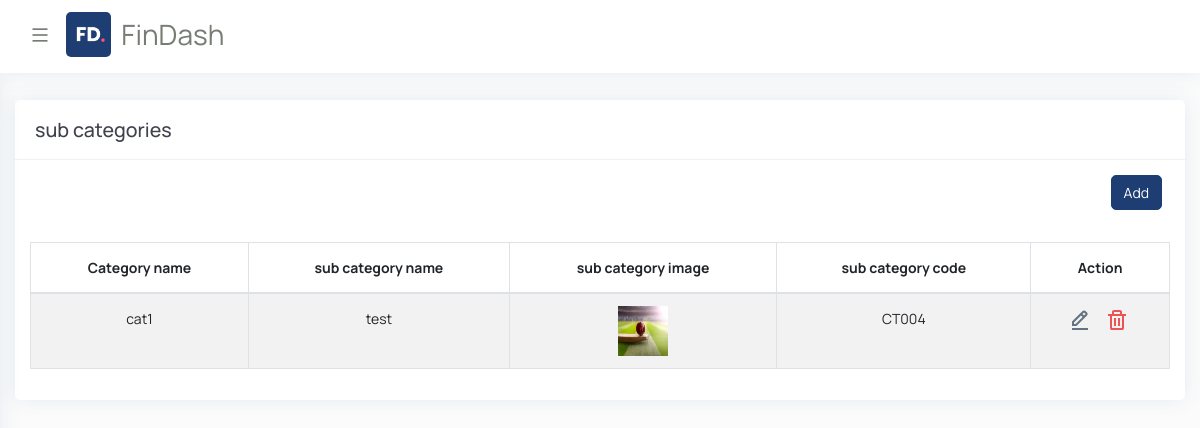
/show_subcategory/, run on the app's committed database.
### demo_admin/models.py (models this page shows)
class Sub_Category(models.Model):
    category_id=models.ForeignKey(Category,on_delete=models.SET_NULL,null=True,blank=True)
    sub_category_name=models.CharField(max_length=10,null=True,blank=True)
    sub_category_image=models.ImageField(upload_to='images',null=True,blank=True)
    sub_category_code=models.CharField(max_length=10,null=True,blank=True)
    created_at=models.DateTimeField(default=timezone.now)
    updated_at=models.DateTimeField(default=timezone.now)

class Category(models.Model):
    category_name=models.CharField(max_length=10,null=True,blank=True)
    category_image=models.ImageField(upload_to='images',null=True,blank=True)
    category_code=models.CharField(max_length=10,null=True,blank=True)
    created_at=models.DateTimeField(default=timezone.now)
    updated_at=models.DateTimeField(default=timezone.now)

### demo_admin/views.py (the view)
# urls.py: path('show_subcategory/', views.show_subcategory, name='show_subcategory'),
def show_subcategory(request):
    data=Sub_Category.objects.all()
    context={'data':data}
    return render(request,'admin_template/sub_category/show_subcategory.html',context)

### templates/admin_template/sub_category/show_subcategory.html (shortened to what this page needs)
{% extends 'admin_template/base.html' %}
{% load static %}
{% block body%}
<div id="content-page" class="content-page">
    <div class="container-fluid">
       <div class="row">
          <div class="col-sm-12">
             <div class="iq-card">
                <div class="iq-card-header d-flex justify-content-between">
                   <div class="iq-header-title">
                      <h4 class="card-title">sub categories</h4>
                   </div>
                </div>
                <div class="iq-card-body">
                   <div id="table" class="table-editable">
                      <span class="table-add float-right mb-3 mr-2">
                        <a type="submit" href="{% url 'add_subcategory' %}" class="btn btn-primary mb-3">Add
                        </a>
                        </span>
                      <table id="tableID" class="table table-bordered table-responsive-md table-striped text-center ">
                         <thead>
                            <tr >
                                <th style="text-align: center">Category name</th>
                               <th style="text-align: center">sub category name</th>
                               <th style="text-align: center">sub category image</th>
                               <th style="text-align: center">sub category code</th>
                               <th style="text-align: center">Action</th>
                            </tr>
                         </thead>
                         <tbody>
                            {%for data in data%}
                            <tr>
                                <td >{{data.category_id.category_name}}</td>
                                <td>{{data.sub_category_name}}</td>
                                <td style="text-align: center;">{% if data.sub_category_image %}
                                 <img src="{{data.sub_category_image.url}}" width="50" height="50">
                                 {% endif %}</td>
                                 <td>{{data.sub_category_code}}</td>
                               <td>
                                 <a class="me-3" href="{% url 'edit_subcategory' data.id %}">
                                    <img src="{% static 'admin_static/images/icon/edit.svg'%}" alt="img">
                                </a>
                                <a class="me-3" href="{% url 'delete_subcategory' data.id %}" onclick="return confirm('Are you sure you want to delete this?')">
                                    <img src="{% static 'admin_static/images/icon/delete.svg'%}" alt="img">
                                </a>
                                </td>
                               {%endfor%}
                            </tr>
                           </div>
                   </div>
                </div>
             </div>
          </div>
       </div>
    </div>
 </div>
 {% endblock %}

### static/admin_static/css/typography.css (style rules this page uses)
body { font-family: 'Manrope', sans-serif; font-weight: 400; font-style: normal; font-size: 14px; line-height: 1.8; padding: 0; margin: 0; color: var(--iq-body-text); background: var(--iq-body-bg); }
a, .btn { -webkit-transition: all 0.5s ease-out 0s; -moz-transition: all 0.5s ease-out 0s; -ms-transition: all 0.5s ease-out 0s; -o-transition: all 0.5s ease-out 0s; transition: all 0.5s ease-out 0s; }
a, button, input, btn { outline: medium none !important; }
a { color: var(--iq-primary); }
h1, h2, h3, h4, h5, h6 { font-family: 'Manrope', sans-serif; font-weight: 500; margin: 0px; line-height: 1.5; color: var(--iq-title-text); }
h4 { font-size: 1.400em; }
.iq-card { background: var(--iq-light-card); -webkit-border-radius: 5px; -moz-border-radius: 5px; border-radius: 5px; margin-bottom: 30px; border: none; -webkit-box-shadow: 0px 0px 20px 0px rgba(44, 101, 144, 0.1); box-shadow: 0px 0px 20px 0px rgba(44, 101, 144, 0.1); }
.iq-card-body { padding: 15px; }
.iq-card .iq-card-header { padding: 0 20px; min-height: 60px; -ms-flex-align: center !important; align-items: center !important; border-bottom: 1px solid var(--iq-border-light); }
.iq-card .iq-card-header .iq-header-title { display: inline-block; align-self: center !important; }
.iq-card .iq-card-header .iq-header-title .card-title { margin-bottom: 0; }
.btn { font-size: 14px; border-radius: 5px; }
.btn-primary { background: var(--iq-primary); border-color: var(--iq-primary); }

### static/admin_static/css/responsive.css (style rules this page uses)
@media (max-width:1299px) { .content-page, body.sidebar-main .content-page { margin-left: 0; padding: 100px 0 0; } }

### static/admin_static/css/variable.css (style rules this page uses)
:root { --iq-title-text: #3f414d; --iq-body-text: #777d74; --iq-body-bg: #fbfbfb; --iq-primary: #1e3d73; --iq-secondary: #a09e9e; --iq-success: #65f9b3; --iq-warning: #ffbf43; --iq-danger: #fe517e; --iq-info: #9267ff; --iq-dark: #3f414d; --iq-light: #fafafb; --iq-white: #ffffff; --iq-black: #000000; --iq-light-primary: #e7ecee; --iq-light-secondary: #f1f2f1; --iq-light-success: #ecfff6; --iq-light-danger: #ffeeee; --iq-light-warning: #fefaee; --iq-light-info: #f4f0ff; --iq-light-dark: #f0efef; --iq-primary-hover: #1d335a; --iq-secondary-hover: #3948e8; --iq-success-hover: #8defc0; --iq-danger-hover: #ff6a6a; --iq-warning-hover: #fae837; --iq-info-hover: #fff1e0; --iq-dark-hover: #3948e8; --iq-border-light: #f1f1f1; --iq-light-card: #ffffff; --iq-primary-rgb: 100, 114, 248; --iq-color1: #1e3d73; --iq-color2: #02d871; --iq-color3: #309cf3; --iq-color4: #ff00ff; --iq-color5: #fb1f4c; --iq-color6: #00ced1; --iq-color7: #f35f3b; --iq-color8: #fde117; --iq-color9: #ff0000; --iq-color10: #88028c; --iq-color11: #00d5ab; --iq-color12: #ce9252; --iq-color13: #f9ae02; --iq-color14: #1e7fe4; --iq-color15: #006400; --iq-color16: #fa7c04; --iq-color17: #81bf02; --iq-color18: #99a7ca; --iq-color19: #3d2a26; --iq-color20: #a0746b; }

### templates/admin_template/sub_category/show_subcategory.html (style rules this page uses)
td , th , tr { text-align:center; }

### data on the page
Sub_Category: category_id.category_name "cat1", sub_category_name "test", sub_category_image (picture), sub_category_code "CT004"
